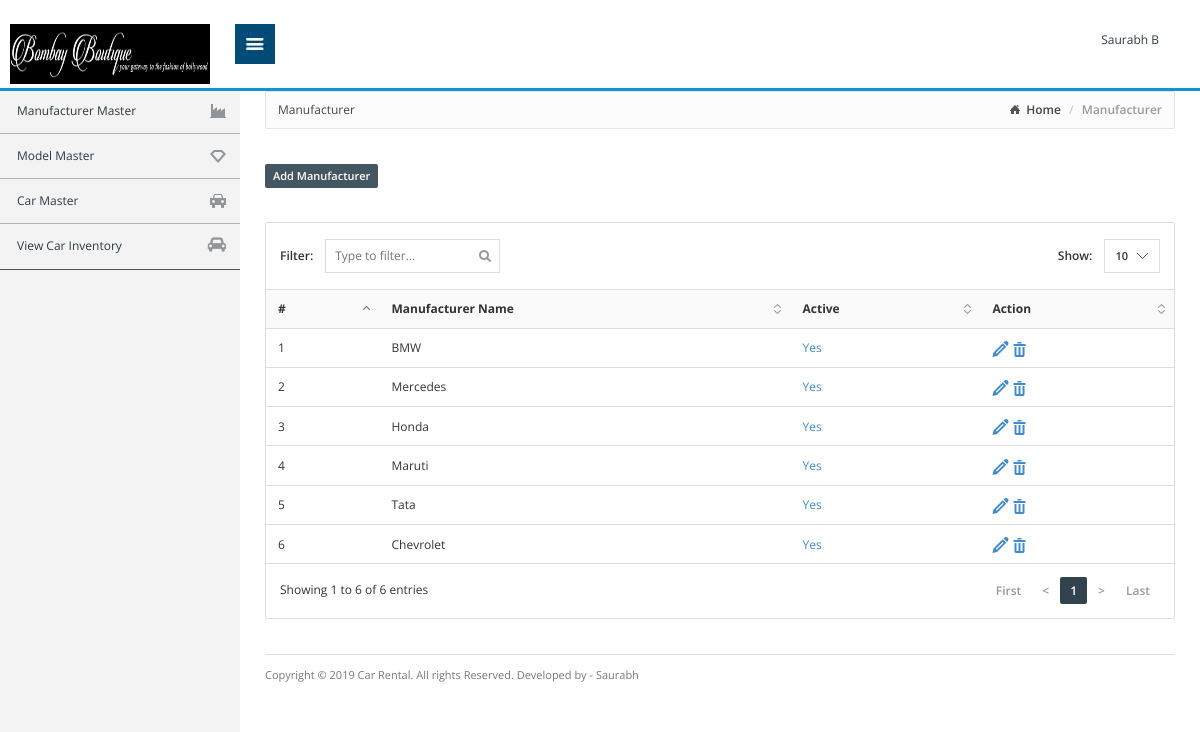
Screenshot of /admin-panel/manufacturer-master.php with the database file from the repository.
### tables this page shows
CREATE TABLE `cr_manufacturer_master` (
  `id` int(11) NOT NULL,
  `manufacturer_name` varchar(255) DEFAULT NULL,
  `active` tinyint(4) DEFAULT NULL,
  `is_deleted` tinyint(4) DEFAULT '0',
  `created` timestamp NOT NULL DEFAULT CURRENT_TIMESTAMP
);

### admin-panel/include/database.php (called while the page is built, shortened)
<?php
    class Database
    {
		private $connection;
		public function open_connection()
		{
			$this->connection = new mysqli("localhost", "root", "", "car-rental");
		}
		public function query($sql)
		{
			$result=$this->connection->query($sql);
			return $result;
		}
		public function fetch($query)
		{
			$row=$query->fetch_assoc();
			return $row;
		}
	}
?>

### admin-panel/manufacturer-master.php (the view, shortened to what this page needs)
<?php
	$admin = new AdminFunctions();
	$pageName = "Manufacturer";
	$addURL = 'manufacturer-add.php';
	$deleteURL = 'manufacturer-delete.php';
	$tableName = 'manufacturer_master';
	$sql = "SELECT * FROM ".PREFIX.$tableName." where is_deleted = '0' order by created DESC";
	$results = $admin->query($sql);
?>
<!DOCTYPE html>
<html lang="en">
<head>
	<link href="css/bootstrap.min.css" rel="stylesheet" type="text/css">
	<link href="css/londinium-theme.min.css" rel="stylesheet" type="text/css">
	<link href="css/styles.min.css" rel="stylesheet" type="text/css">
	<link href="css/icons.min.css" rel="stylesheet" type="text/css">
	<link href="css/font-awesome.min.css" rel="stylesheet">
</head>
<body class="sidebar-wide">
	<?php include 'include/navbar.php';
	?>
	<div class="page-container">
		<?php include 'include/sidebar.php';
		?>
 		<div class="page-content">
			<div class="breadcrumb-line">
				<div class="page-ttle hidden-xs" style="float:left;"><?php echo $pageName; ?></div>
				<ul class="breadcrumb">
					<li><a href="index.php">Home</a></li>
					<li class="active"><?php echo $pageName; ?></li>
				</ul>
			</div>
			<a href="<?php echo $addURL; ?>" class="label label-primary">Add <?php echo $pageName; ?></a><br/><br/>
			<br/>
			<div class="panel panel-default">
				<div class="datatable-selectable">
					<table class="table">
						<thead>
							<tr>
								<th>#</th>
								<th>Manufacturer Name</th>
								<th>Active</th>
								<th>Action</th>
							</tr>
						</thead>
						<tbody>
<?php
						$x = 1;
						while($row = $admin->fetch($results)){
?>
							<tr>
								<td><?php echo $x++; ?></td>
								<td><?php echo $row['manufacturer_name']; ?></td>
								<td>
								<?php
									if($row['active'] == '0') {
										$active_msg = 'Are you sure you want to make it active?';
										$active_status = 'No';
									} else if($row['active'] == '1') {
										$active_msg = 'Are you sure you want to make it inactive?';
										$active_status = 'Yes';
									}
								?>
									<a class="" href="manufacturer-status.php?id=<?php echo $row['id']; ?>" onclick="return confirm('<?php echo $active_msg;?>');" title="Click to change manufacturer status."><?php echo $active_status; ?></a>
								</td>
								<td>
									<a href="<?php echo $addURL; ?>?edit&id=<?php echo $row['id'] ?>" name="edit"  title="Click to edit this row"><i class="icon-pencil"></i></a>
									<a  href="<?php echo $deleteURL; ?>?id=<?php echo $row['id']; ?>" onclick="return confirm('Are you sure you want to delete?');" title="Click to delete this row, this action cannot be undone."><i class="icon-remove3"></i></a>
								</td>
							</tr>
<?php
						}
?>
						</tbody>
				  </table>
				</div>
			</div>
<?php 	include "include/footer.php"; ?>
		</div>
	</div>
</body>
</html>

### rows the page displays
cr_manufacturer_master: manufacturer_name "BMW", active "Yes"
cr_manufacturer_master: manufacturer_name "Mercedes", active "Yes"
cr_manufacturer_master: manufacturer_name "Honda", active "Yes"
cr_manufacturer_master: manufacturer_name "Maruti", active "Yes"
cr_manufacturer_master: manufacturer_name "Tata", active "Yes"
cr_manufacturer_master: manufacturer_name "Chevrolet", active "Yes"

### other values shown
$pageName "Manufacturer"
COPYRIGHT "2019"
SITE_NAME "Car Rental"
